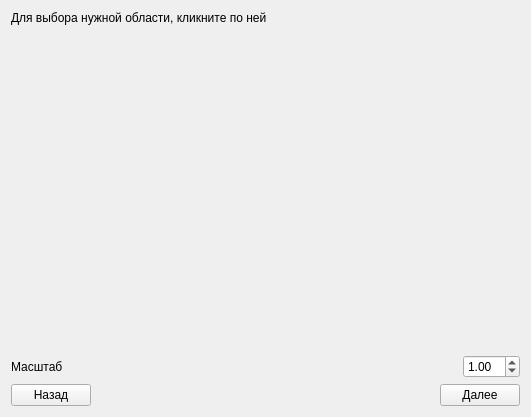
<?xml version="1.0" encoding="UTF-8"?>
<ui version="4.0">
 <class>GraphDialog1</class>
 <widget class="QWidget" name="GraphDialog1">
  <property name="geometry">
   <rect>
    <x>0</x>
    <y>0</y>
    <width>531</width>
    <height>417</height>
   </rect>
  </property>
  <property name="windowTitle">
   <string>Form</string>
  </property>
  <layout class="QVBoxLayout" name="verticalLayout_2">
   <item>
    <layout class="QVBoxLayout" name="generalLayout" stretch="0,0,0,0,0">
     <item>
      <widget class="QLabel" name="infLabel">
       <property name="text">
        <string>Для выбора нужной области, кликните по ней</string>
       </property>
      </widget>
     </item>
     <item>
      <layout class="QHBoxLayout" name="paintLayout">
       <item>
        <spacer name="horizontalSpacer_4">
         <property name="orientation">
          <enum>Qt::Horizontal</enum>
         </property>
         <property name="sizeHint" stdset="0">
          <size>
           <width>40</width>
           <height>20</height>
          </size>
         </property>
        </spacer>
       </item>
       <item>
        <spacer name="horizontalSpacer_3">
         <property name="orientation">
          <enum>Qt::Horizontal</enum>
         </property>
         <property name="sizeHint" stdset="0">
          <size>
           <width>40</width>
           <height>20</height>
          </size>
         </property>
        </spacer>
       </item>
      </layout>
     </item>
     <item>
      <spacer name="verticalSpacer">
       <property name="orientation">
        <enum>Qt::Vertical</enum>
       </property>
       <property name="sizeHint" stdset="0">
        <size>
         <width>20</width>
         <height>40</height>
        </size>
       </property>
      </spacer>
     </item>
     <item>
      <layout class="QHBoxLayout" name="controlButtonsLayout">
       <item>
        <widget class="QLabel" name="label">
         <property name="text">
          <string>Масштаб</string>
         </property>
        </widget>
       </item>
       <item>
        <spacer name="horizontalSpacer_2">
         <property name="orientation">
          <enum>Qt::Horizontal</enum>
         </property>
         <property name="sizeHint" stdset="0">
          <size>
           <width>40</width>
           <height>20</height>
          </size>
         </property>
        </spacer>
       </item>
       <item>
        <widget class="QDoubleSpinBox" name="scaleSpinBox">
         <property name="minimum">
          <double>0.100000000000000</double>
         </property>
         <property name="maximum">
          <double>60.100000000000001</double>
         </property>
         <property name="singleStep">
          <double>0.400000000000000</double>
         </property>
         <property name="value">
          <double>1.000000000000000</double>
         </property>
        </widget>
       </item>
      </layout>
     </item>
     <item>
      <layout class="QHBoxLayout" name="buttonLayout">
       <item>
        <widget class="QPushButton" name="backButton">
         <property name="text">
          <string>Назад</string>
         </property>
        </widget>
       </item>
       <item>
        <spacer name="horizontalSpacer">
         <property name="orientation">
          <enum>Qt::Horizontal</enum>
         </property>
         <property name="sizeHint" stdset="0">
          <size>
           <width>40</width>
           <height>20</height>
          </size>
         </property>
        </spacer>
       </item>
       <item>
        <widget class="QPushButton" name="nextButton">
         <property name="text">
          <string>Далее</string>
         </property>
        </widget>
       </item>
      </layout>
     </item>
    </layout>
   </item>
  </layout>
 </widget>
 <resources/>
 <connections/>
</ui>
